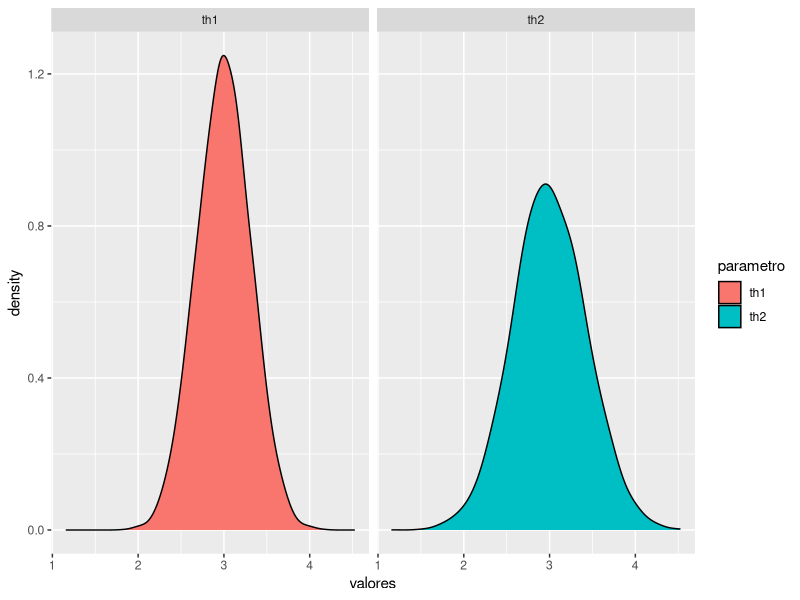
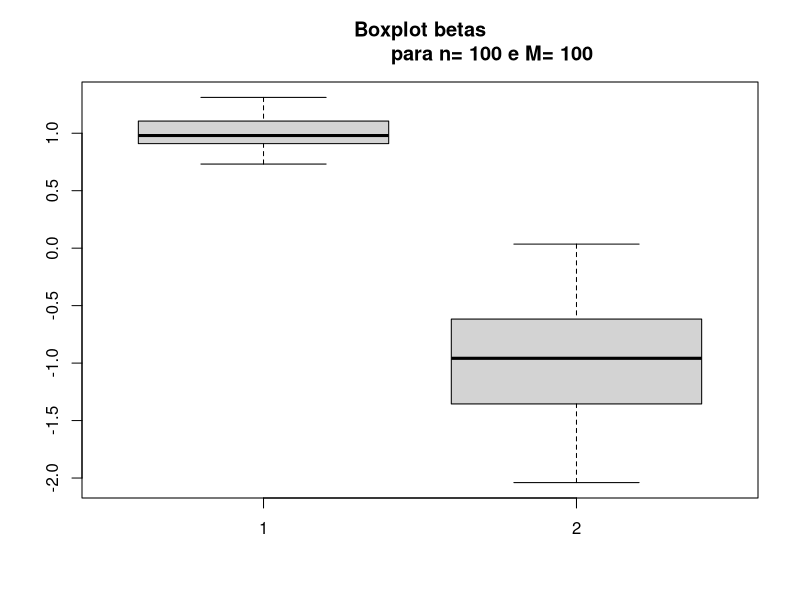
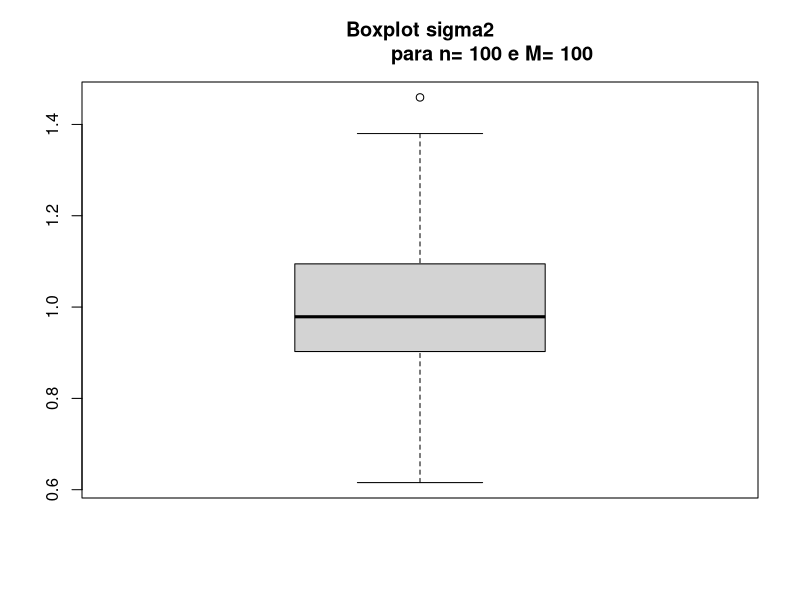

Write R code to recreate these figures, in order.
## ---- chunk 1
#| echo: true
#| eval: true

library(tidyverse)

# Define valores
N <- 10000
n <- 10

# Gera as amostras e calcula as estimativas
set.seed(1)
th1 <- replicate( N, mean(rnorm(n, mean = 3, sd = 1)) )
th2 <- replicate( N, sum(range(rnorm(n, mean = 3, sd = 1)))/2 )

# Distribuição das estimativas
L <- data.frame(th1, th2)
L <- L |> pivot_longer(cols = c(th1,th2),
                        names_to = "parametro",
                        values_to = "valores")
## ---- chunk 2
#| echo: true
#| eval: true

# média das estimativas
tapply(L$valores, L$parametro, mean)

# Erro padrão das etimativas
tapply(L$valores, L$parametro, function(x) sd(x)/sqrt(N))

ggplot(data = L, aes(x = valores, group = parametro, fill = parametro)) +
  geom_density(adjust=1.5) +
  facet_wrap(~parametro)
## ---- chunk 3
#| echo: true
#| eval: true

set.seed(12345)
# Fixando valores para os parametros
beta0 <- 1; beta1 <- -1; sigma2 <- 1

# Definindo o tamanho da amostra "n"
n <- 100

# Gerando um vetor de tamanho n para "x"
x <- rexp(n, rate=5)

# Gerando o erro:
erro <- rnorm(n, mean=0, sd=sqrt(sigma2)) 

# Calculando a resposta para o modelo especificado:
y <- beta0 + beta1*x + erro

# Ajuste do modelo:
modelo <- lm(y~x)

betas.estimados <- modelo$coefficients
sigma2.estimado <- sum(modelo$residuals^2)/modelo$df.residual

# Calculando os erros de estimacao
erro.estimacao.betas <- betas.estimados - c(beta0,beta1)
erro.estimacao.sigma2 <- sigma2.estimado - sigma2
## ---- chunk 4
#| echo: true
#| eval: true

# Monte Carlo
set.seed(12345)
M <- 100 # numero de réplicas de Monte Carlo

betas.estimados <- matrix(,M,2) # Estimativas betas
sigma2.estimado <- numeric(M)   # Estimativas sigma2
erro.estimacao <-matrix(,M,3)   # Erros

for(i in 1:M){ 
  erro <- rnorm(n, mean=0, sd=sqrt(1))
  y <- beta0 + beta1*x + erro
  
  modelo <- lm(y~x)
  
  betas.estimados[i,] <- coefficients(modelo)
  
  sigma2.estimado[i] <- sum(modelo$residuals^2)/
    modelo$df.residual
  
  erro.estimacao[i,]<-c(betas.estimados[i,],
                        sigma2.estimado[i]) - c(beta0,beta1,sigma2)
}
## ---- chunk 5
#| echo: true
#| eval: true

boxplot(betas.estimados,main=paste("Boxplot betas
			para n=",n,"e M=",M))
## ---- chunk 6
#| echo: true
#| eval: true

boxplot(sigma2.estimado,main=paste("Boxplot sigma2
			para n=",n,"e M=",M))
## ---- chunk 7
#| echo: true
#| eval: true

media.estimativas <- c(colMeans(betas.estimados),
                       mean(sigma2.estimado))

vies <- round(colMeans(erro.estimacao),5)

var.estimadores <- c(round(apply(betas.estimados,2,
                                 sd),5),sd(sigma2.estimado))

eqm <- var.estimadores + vies^2

saida <- rbind(media.estimativas,eqm,vies,
               var.estimadores)
colnames(saida) = c(paste("beta0 =",beta0),
                    paste("beta1 =",beta1),
                    paste("sigma2 =",sigma2))

saida
